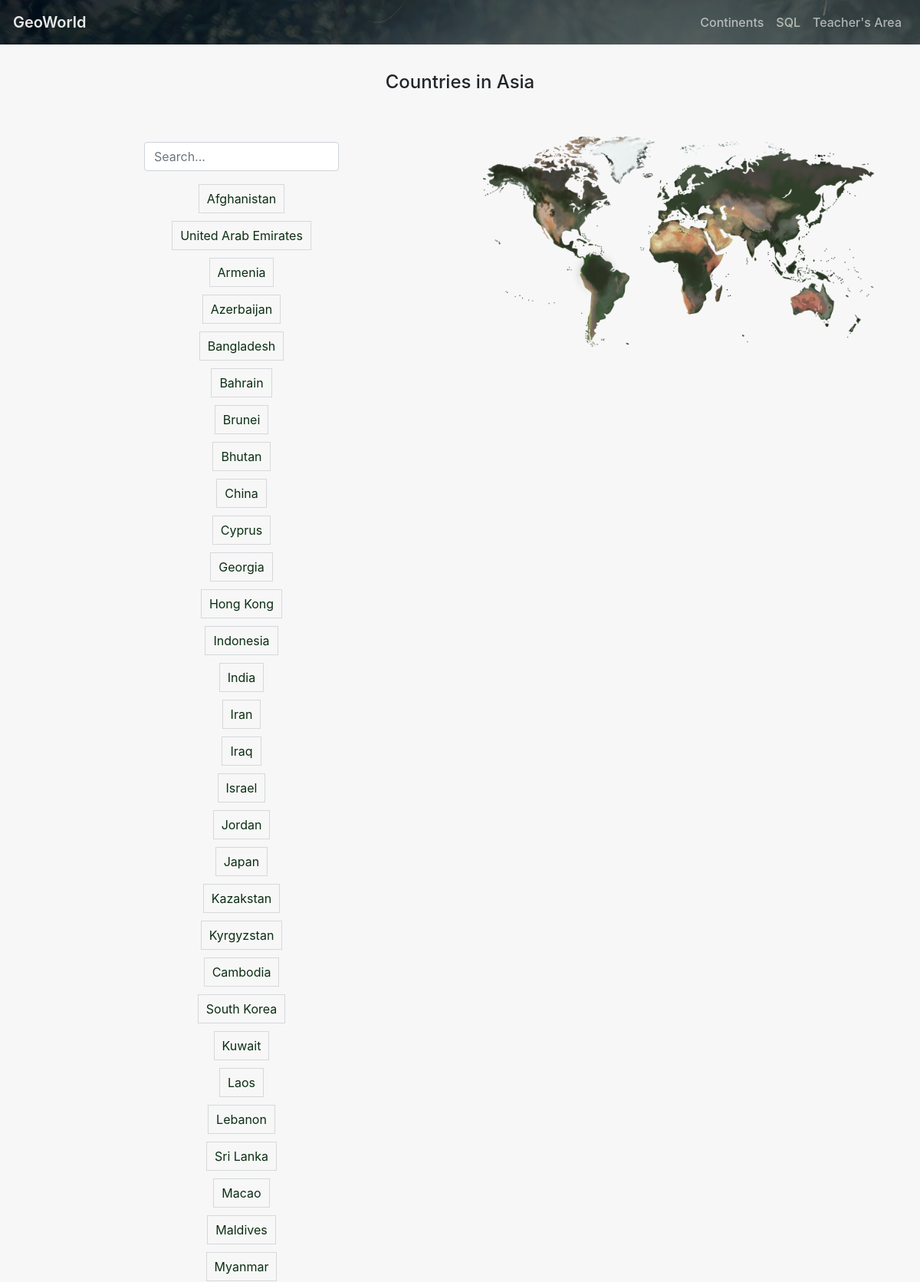
The page /countries.php?continent=Asia (upper part) on the database its author committed.
### tables this page shows
CREATE TABLE `Country`
(
    `id`             int(11)                                                                                NOT NULL AUTO_INCREMENT,
    `Code`           char(3)                                                                                         DEFAULT NULL,
    `Name`           char(52)                                                                               NOT NULL DEFAULT '',
    `Continent`      enum ('Asia','Europe','North America','Africa','Oceania','Antarctica','South America') NOT NULL DEFAULT 'Asia',
    `Region`         char(26)                                                                               NOT NULL DEFAULT '',
    `SurfaceArea`    float(10, 2)                                                                           NOT NULL DEFAULT '0.00',
    `IndepYear`      smallint(6)                                                                                     DEFAULT NULL,
    `Population`     int(11)                                                                                NOT NULL DEFAULT '0',
    `LifeExpectancy` float(3, 1)                                                                                     DEFAULT NULL,
    `GNP`            float(10, 2)                                                                                    DEFAULT NULL,
    `GNPOld`         float(10, 2)                                                                                    DEFAULT NULL,
    `LocalName`      char(45)                                                                               NOT NULL DEFAULT '',
    `GovernmentForm` char(45)                                                                               NOT NULL DEFAULT '',
    `HeadOfState`    char(60)                                                                                        DEFAULT NULL,
    `Capital`        int(11)                                                                                         DEFAULT NULL,
    `Code2`          char(2)                                                                                NOT NULL DEFAULT '',
    PRIMARY KEY (`id`) USING BTREE
);

### func/functions.php (called while the page is built, shortened)
<?php
require_once 'db.php';
function getCountriesByContinent($continent){
  global $dataDB;
  $prepare = $dataDB->prepare("SELECT * FROM Country WHERE continent = :cont");
  $prepare->bindValue(':cont', $continent, PDO::PARAM_STR);
  $prepare->execute();
  return $prepare->fetchAll();
}

### countries.php (the view, shortened to what this page needs)
<?php
require_once 'func/functions.php';
if (!empty($_GET['continent'])) {
    $continent = $_GET['continent'];
    $continentExist = verifContinent($continent);
    if ($continentExist) {
        $countries = getCountriesByContinent($continent);
    } else {
        header("Location: notFound.php");
        exit();
    }
} else {
    header("Location: notFound.php");
    exit();
}
?>
<?php require_once 'inc/header.php'; ?>
<main role="main" class="flex-shrink-0">
    <div class="container">
        <h4 class="text-center">Countries in <?php echo $continent ?> </h4>
        <div class="row">
            <div class="col-sm-6">
                <p></p><br>
                <div class="table-responsive">
                    <nav style="padding-top: 15px; padding-bottom: 12px;" class="navbar navbar-expand-md">
                        <input class="form-control col-md-6 offset-md-3" type="text" id="mySearch" onkeyup="myFunction()" placeholder="Search...">
                    </nav>
                    <table id="myMenu" class="table table-borderless">
                        <tbody>
                        <?php foreach ($countries as $indice => $country): ?>
                            <tr align="center">
                                <td><a class="counttab" href="view.php?country=<?php echo $country->id; ?>"><?php echo $country->Name; ?></a></td>
                            </tr>
                        <?php endforeach; ?>
                        </tbody>
                    </table>
                </div>
            </div>
            <div class="col-sm-6 "><br><br>
                <div class="col-sm-12">
                    <img src="img/cont.png" class="d-block w-100"><br>
                </div>
            </div>
        </div>
</main>
<?php require_once 'inc/footer.php'; ?>

### css/style.css (style rules this page uses)
body { background-color: #f7f7f7; }
main { padding-top: 35px; padding-bottom: 25px; }
.counttab { color: #0b2e13; border: 1px solid #d6d8db; padding: 8px 10px 8px 10px; }

### rows shown on the page
country: Name "Afghanistan"
country: Name "United Arab Emirates"
country: Name "Armenia"
country: Name "Azerbaijan"
country: Name "Bangladesh"
country: Name "Bahrain"
country: Name "Brunei"
country: Name "Bhutan"
country: Name "China"
country: Name "Cyprus"
country: Name "Georgia"
country: Name "Hong Kong"
country: Name "Indonesia"
country: Name "India"
country: Name "Iran"
country: Name "Iraq"
country: Name "Israel"
country: Name "Jordan"
country: Name "Japan"
country: Name "Kazakstan"
country: Name "Kyrgyzstan"
country: Name "Cambodia"
country: Name "South Korea"
country: Name "Kuwait"
country: Name "Laos"
country: Name "Lebanon"
country: Name "Sri Lanka"
country: Name "Macao"
country: Name "Maldives"
country: Name "Myanmar"

### other values the page prints
$continent "Asia"
